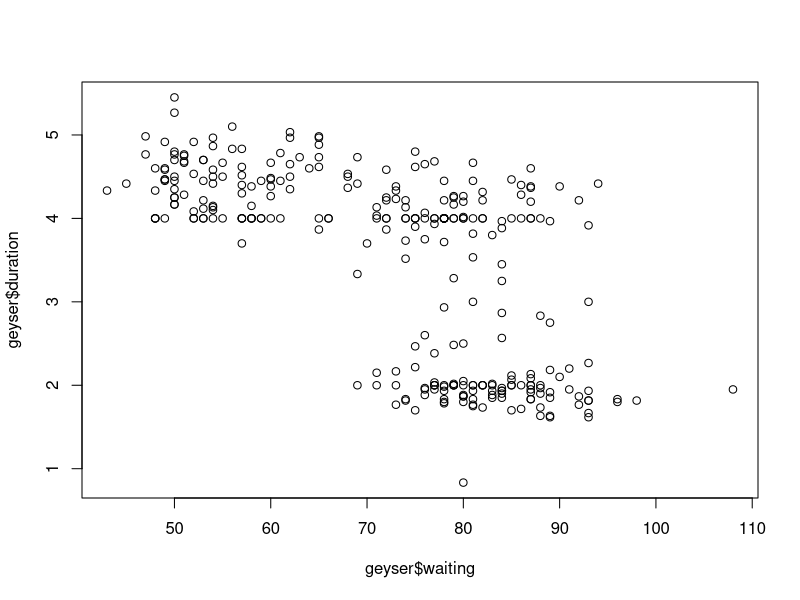

Write R code to recreate this figure.
library(MASS)
?geyser

head(geyser)

geyser$waiting
geyser$duration

# maybe we want to classify the duration of an eruption according to the waiting time in between eruptions
# problem: the eruptions are not a factor; they are a vector of integers,
# so we need to group them in some natural way:
range(geyser$waiting)
cut(geyser$waiting, breaks=seq(40,110,by=10))

tapply( geyser$duration,  cut(geyser$waiting, breaks=seq(40,110,by=10)),  mean)
# in the result, at the top of the table, we have the waiting times (in minutes) by groups
# the averages we took are averages of the durations of the eruptions, within each group

# we might conjecture (for instance) that as the waiting times go up, the duration of eruptions goes down:
plot( geyser$waiting, geyser$duration )
